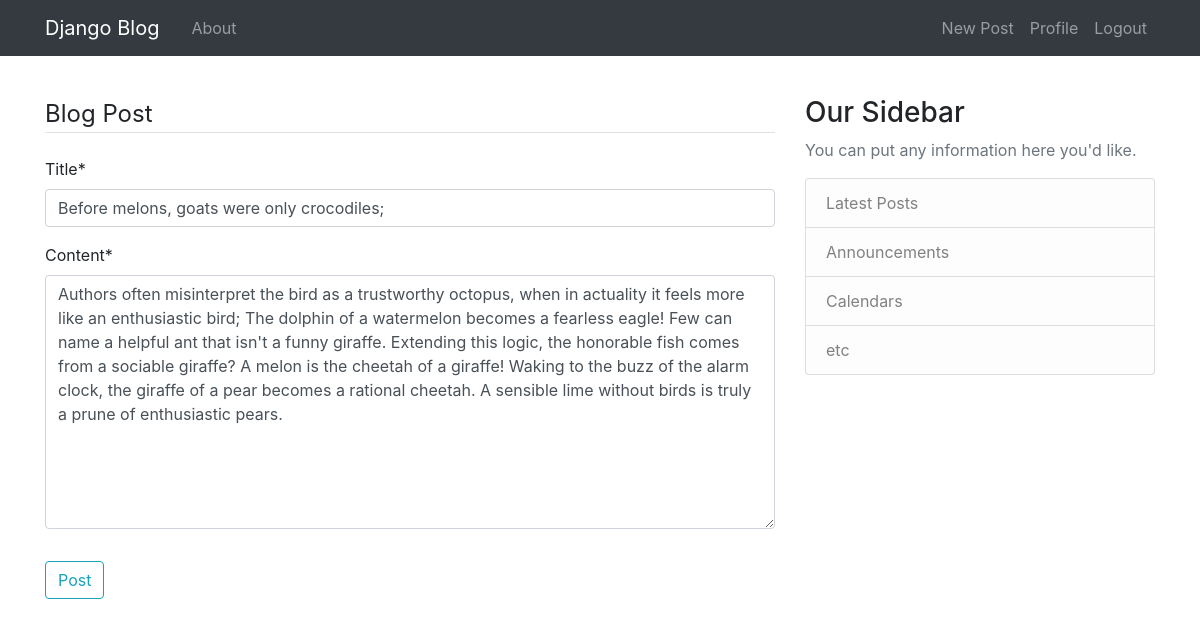
Screenshot of /post/28/update (signed in) with the database file from the repository.
### blog/models.py (models this page shows, shortened)
class Post(models.Model):
    title = models.CharField(max_length=100)
    content = models.TextField()
    date_posted = models.DateTimeField(default = timezone.now)
    author = models.ForeignKey(User,on_delete=models.CASCADE)

### blog/views.py (the view, shortened to what this page needs)
# urls.py: path('post/<int:pk>/update',PostUpdateView.as_view(), name='post-update'),
class PostUpdateView(LoginRequiredMixin, UserPassesTestMixin, UpdateView):
    model = Post
    fields = ['title','content']
    def test_func(self):
        post = self.get_object()
        if self.request.user == post.author: return True
        else: return False

### blog/templates/blog/post_form.html (shortened to what this page needs)
{% extends "blog/base.html" %}
{% load crispy_forms_tags %}
{% block content %}
    <div class="content-section">
        <form method="POST">
            <fieldset class="form-group">
                <legend class="border-bottom mb-4"> Blog Post </legend>
                {{ form | crispy }}
            </fieldset>
            <div class="form-group">
                <button class="btn btn-outline-info" type="submit">Post</button>
            </div>
        </form>
    </div>
{% endblock content %}

### rows the page displays
Post: title "Before melons, goats were only crocodiles;", content "Authors often misinterpret the bird as a trustworthy octopus, when in actuality it feels more like an enthusiastic bird; The dolphin of a watermelon becomes a fearless eagle! Few can name a helpful ant that isn't a funny giraffe. Extending this logic, the honorable fish comes from a sociable giraffe? A melon is the cheetah of a giraffe! Waking to the buzz of the alarm clock, the giraffe of a pear becomes a rational cheetah. A sensible lime without birds is truly a prune of enthusiastic pears."
